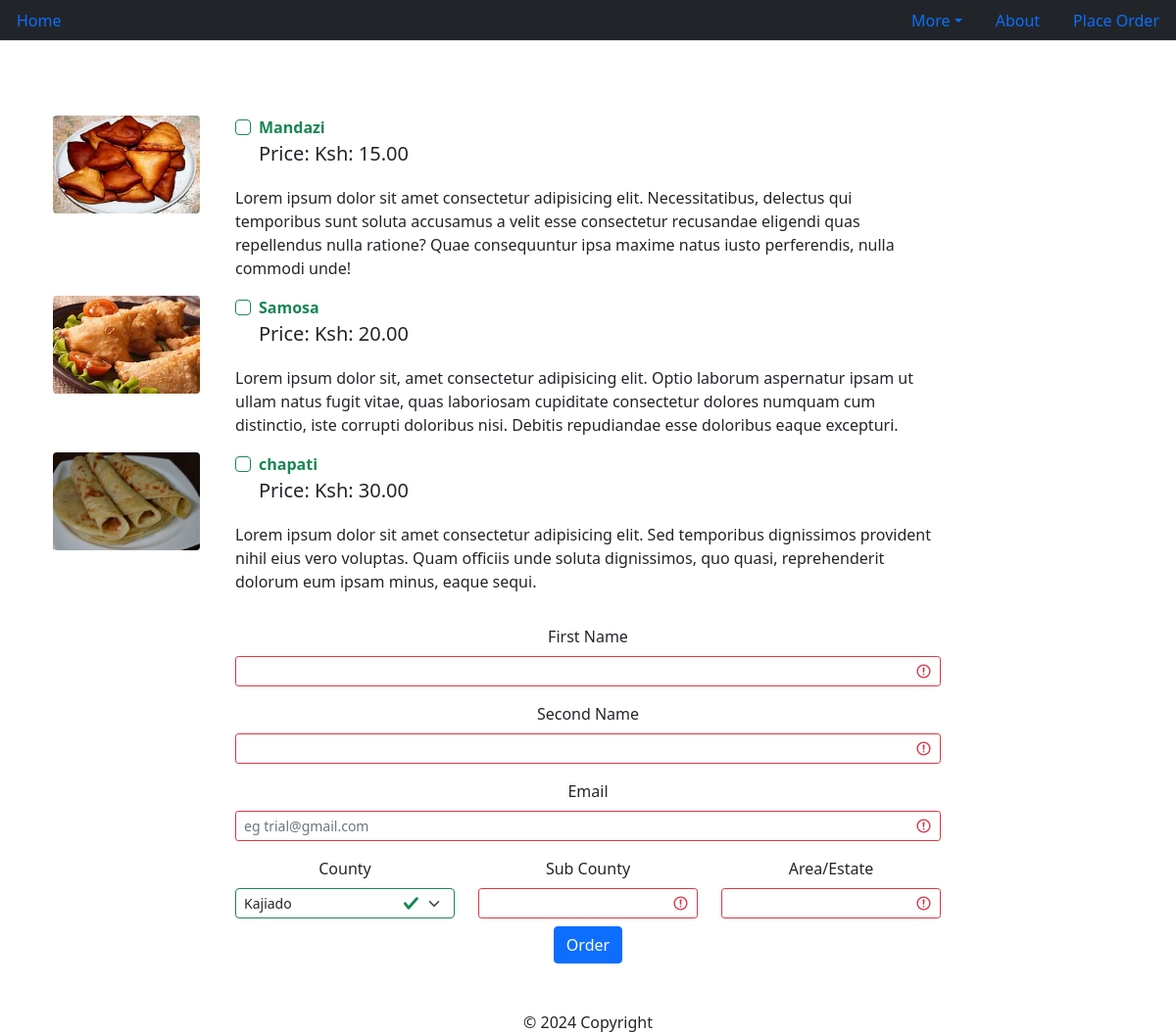
The page /order/ on the database its author committed.
### customer/models.py (models this page shows, shortened)
class MenuItem(models.Model):
    name = models.CharField(max_length=30)
    description = models.TextField(max_length=500)
    image = models.ImageField(upload_to='menuitem_images')
    price = models.DecimalField(max_digits=5, decimal_places=2)
    category = models.ManyToManyField(to='category', related_name='item')

### customer/views.py (the view, shortened to what this page needs)
# urls.py: path('order/', Order.as_view(), name='order'),
class Order(View):
    def get(self, request):
        snacks = MenuItem.objects.filter(category__name__contains='snack')
        soft_drinks = MenuItem.objects.filter(category__name__contains='soft')
        carbohydrates = MenuItem.objects.filter(category__name__contains='carbohydrates')
        proteins = MenuItem.objects.filter(category__name__contains='protein')
        vitamins = MenuItem.objects.filter(category__name__contains='vitamin')
        appetizers = MenuItem.objects.filter(category__name__contains='appetizers')
        dessert = MenuItem.objects.filter(category__name__contains='dessert')
        beverage_drinks = MenuItem.objects.filter(category__name__contains='beverage')
        context = {
            'snacks':snacks,
            'soft_drinks':soft_drinks,
            'carbohydrates':carbohydrates,
            'proteins':proteins,
            'vitamins':vitamins,
            'appetizers':appetizers,
            'dessert':dessert,
            'beverage_drinks':beverage_drinks
        }
        return render(request, template_name='customer/order.html', context=context)

### customer/templates/customer/order.html (shortened to what this page needs)
{% extends "customer/index.html" %}
{% block content %}
  <div class="container mb-5">
    <div class="row justify-content-center mt-1">
      <div class="col-md-12 col-sm-12 p-4">
        <form method="POST"class="was-validated">
          <div class="pt-5">
            {% for item in snacks %}
              <div class="row">
                <div class="col-md-2 col-sm-12">
                  <img class="rounded" width="150" height="100" src="{{ item.image.url }}">
                </div>
                <div class="col-md-8 col-sm-12">
                  <div class="d-flex flex-row">
                    <div class="form-group form-check">
                      <input type="checkbox" class="form-check-input" name="items[]" value="{{ item.pk }}">
                      <label for="" class="form-check-label fw-bold">{{ item.name }}</label> <span><p class="lead">Price: Ksh: {{ item.price }}</p></span>
                    </div>
                  </div>
                  <p>{{ item.description }}</p>
                </div>
              </div>
            {% endfor %}
          </div>
          <div>
            {% for item in carbohydrates %}
              <div class="row">
                <div class="col-md-2 col-sm-12">
                  <img class="rounded" width="150" height="100" src="{{ item.image.url }}">
                </div>
                <div class="col-md-8 col-sm-12">
                  <div class="d-flex flex-row">
                    <div class="form-group form-check">
                      <input type="checkbox" class="form-check-input " name="items[]" value="{{ item.pk }}">
                      <label for="" class="form-check-label fw-bold">{{ item.name }}</label> <span><p class="lead">Price: Ksh: {{ item.price }}</p></span>
                    </div>
                  </div>
                  <p>{{ item.description }}</p>
                </div>
              </div>
            {% endfor %}
          </div>
          <div class="row justify-content-center">
            <div class="col col-lg-8 text-center col-sm-12 col-md-8">
              <div class="form-group pt-3">
                <label for="first_name" class="form-label">First Name</label>
                <input type="text" class="form-control form-control-sm" id="first_name" name="first_name" required >
              </div>
              <div class="form-group pt-3">
                <label for="second_name" class="form-label">Second Name</label>
                <input type="text" class="form-control form-control-sm" id="second_name" name="second_name" required>
              </div>
              <div class="form-group pt-3">
                <label for="email" class="form-label">Email</label>
                <input type="email" class="form-control form-control-sm" id="email" name="email" required placeholder="eg trial@gmail.com">
              </div>
              <div class="row">
                <div class="col-md-4 col-lg-4 col-sm-12">
                  <div class="form-group pt-3">
                    <label for="county" class="form-label">County</label>
                    <select name="county" id="county" class="form-select form-select-sm" required>
                      <option selected>Kajiado</option>
                    </select>
                  </div>
                </div>
                <div class="col-md-4 col-lg-4 col-sm-12">
                  <div class="form-group pt-3">
                    <label for="sub_county" class="form-label">Sub County</label>
                    <input type="text" class="form-control form-control-sm" id="sub_county" name="sub_county" required>
                  </div>
                </div>
                <div class="col-md-4 col-lg-4 col-sm-12">
                  <div class="form-group pt-3">
                    <label for="area" class="form-label">Area/Estate</label>
                    <input type="text" class="form-control form-control-sm" id="area" name="area" required>
                  </div>
                </div>
              </div>
              <button type="button" class="btn btn-primary mt-2" data-bs-toggle="modal" data-bs-target="#staticBackdrop">
                Order
              </button>
            </div>
          </div>
        </form>
      </div>
    </div>
  </div>
{% endblock content %}

### customer/templates/customer/index.html (shortened to what this page needs)
<!DOCTYPE html>
{% load static %}
<html lang="en">
<head>
    <link rel="stylesheet" href="{% static 'css/bootstrap.min.css' %}">
</head>
<body>
    <ul class="nav nav-tabs navbar-dark bg-dark">
        <li class="nav-item" style="margin-right: auto;">
          <a class="nav-link " aria-current="page" href="{% url 'home' %}">Home</a>
        </li>
        <li class="nav-item dropdown">
          <a class="nav-link dropdown-toggle" data-bs-toggle="collapse" role="button" aria-expanded="false" data-bs-target="#menu">More</a>
        </li>
        <li class="nav-item">
          <a class="nav-link" href="{% url 'about' %}">About</a>
        </li>
        <li class="nav-item">
          <a class="nav-link" href="{% url 'order' %}">Place Order</a>
        </li>
    </ul>
    {% block content %}
    {% endblock content %}
    {% include "customer/footer.html" %}
</body>
</html>

### customer/templates/customer/footer.html
<footer class="page-footer font-small fixed-bottom">
    <div class="footer-copyright text-center">&copy; 2024 Copyright
    </div>
</footer>

### rows shown on the page
MenuItem: image (picture), name "Mandazi", price "15.00", description "Lorem ipsum dolor sit amet consectetur adipisicing elit. Necessitatibus, delectus qui temporibus sunt soluta accusamus a velit esse consectetur recusandae eligendi quas repellendus nulla ratione? Quae consequuntur ipsa maxime natus iusto perferendis, nulla commodi unde!"
MenuItem: image (picture), name "Samosa", price "20.00", description "Lorem ipsum dolor sit, amet consectetur adipisicing elit. Optio laborum aspernatur ipsam ut ullam natus fugit vitae, quas laboriosam cupiditate consectetur dolores numquam cum distinctio, iste corrupti doloribus nisi. Debitis repudiandae esse doloribus eaque excepturi."
MenuItem: image (picture), name "chapati", price "30.00", description "Lorem ipsum dolor sit amet consectetur adipisicing elit. Sed temporibus dignissimos provident nihil eius vero voluptas. Quam officiis unde soluta dignissimos, quo quasi, reprehenderit dolorum eum ipsam minus, eaque sequi."
